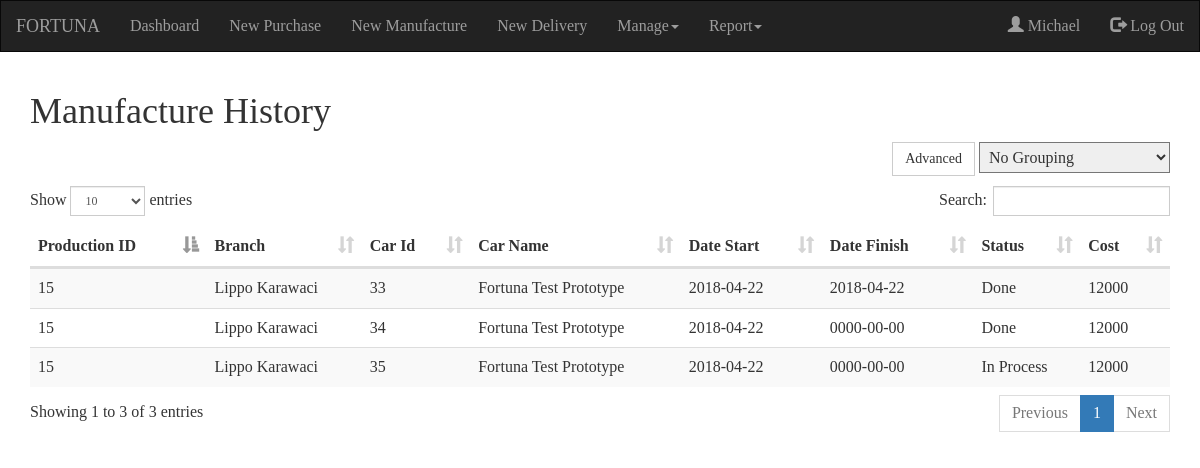
The page /hismanufacture.php (signed in) on the database its author committed.
### tables this page shows
CREATE TABLE `production` (
  `prodId` int(11) NOT NULL,
  `empId` varchar(20) NOT NULL,
  `braId` varchar(20) NOT NULL,
  `prodStart` date NOT NULL,
  `prodStatus` tinyint(4) NOT NULL
);

CREATE TABLE `productiondet` (
  `prodId` varchar(20) NOT NULL,
  `carId` varchar(20) NOT NULL,
  `prodDetFinish` date NOT NULL,
  `prodDetCost` int(11) NOT NULL,
  `prodDetStatus` tinyint(4) NOT NULL
);

CREATE TABLE `branch` (
  `braId` varchar(20) NOT NULL,
  `braName` varchar(30) NOT NULL,
  `braAddress` text NOT NULL,
  `braManager` varchar(20) NOT NULL,
  `braPhone` varchar(15) NOT NULL,
  `braMail` varchar(50) NOT NULL,
  `braStatus` tinyint(4) NOT NULL
);

CREATE TABLE `card` (
  `cardId` int(20) NOT NULL,
  `cardName` varchar(50) NOT NULL,
  `cardHeight` int(11) NOT NULL,
  `cardWidth` int(11) NOT NULL,
  `cardLength` int(11) NOT NULL,
  `cardType` varchar(20) NOT NULL,
  `cardWeight` int(11) NOT NULL,
  `cardPrice` int(11) NOT NULL,
  `cardAdded` date NOT NULL,
  `cardPhoto` varchar(30) NOT NULL,
  `cardStatus` tinyint(4) NOT NULL
);

### koneksi.php (called while the page is built, shortened)
<?php
$con=mysqli_connect('localhost', 'root', '', 'uas_pos');
function queryRun($query){
  global $con;
  $hello=mysqli_query($con, $query);
  return $hello;
}
function queryTable($query){
  $hello=mysqli_fetch_assoc($query);
  return $hello;
}
?>

### hismanufacture.php (the view, shortened to what this page needs)
<!DOCTYPE html>
<?php
if(isset($_SESSION['empId'])){
  ?>
<html lang="en">
<head>
  <link rel="stylesheet" href="https://maxcdn.bootstrapcdn.com/bootstrap/3.3.7/css/bootstrap.min.css">
  <link rel="stylesheet" href="css/css.css">
    <link rel=stylesheet href="css/daterangepicker.css">
    <link rel="stylesheet" href="css/dataTables.bootstrap.min.css">
</head>
<body>
    <?php
    include('koneksi.php');
    function showMan(){
        $query=queryRun("SELECT productiondet.prodId, production.braId, productiondet.carId, card.cardName, prodStart, prodDetFinish, prodDetStatus, braName, productiondet.prodDetCost FROM production, branch, productiondet, car, card WHERE production.braId=branch.braId AND productiondet.prodId=production.prodId AND productiondet.carId=car.carId AND car.cardId=card.cardId");
        while($hasil = queryTable($query)){
            $prodid=$hasil['prodId'];
            $cost=$hasil['prodDetCost'];
            $branch=$hasil['braName'];
            $carid=$hasil['carId'];
            $card=$hasil['cardName'];
            $start=$hasil['prodStart'];
            $finish=$hasil['prodDetFinish'];
            $status=$hasil['prodDetStatus'];
            $statuss="";
            if($status==1){
                $statuss="Done";
            }else if($status==2){
                $statuss="In Process";
            }else if($status==0){
                $statuss="Cancelled";
            }
            ?>
            <tr>
                <td><?php echo $prodid?></td>
                <td><?php echo $branch?></td>
                <td><?php echo $carid?></td>
                <td><?php echo $card?></td>
                <td><?php echo $start?></td>
                <td><?php echo $finish?></td>
                <td><?php echo $statuss?></td>
                <td><?php echo $cost?></td>
            </tr>
            <?php
        }
    }
    ?>
  <nav class="navbar navbar-inverse">
      <div class="container-fluid">
        <div class="navbar-header">
          <a class="navbar-brand" href="#">FORTUNA</a>
        </div>
        <ul class="nav navbar-nav">
          <li><a href="dashboard.php">Dashboard</a></li>
            <li><a href="newpurchase.php">New Purchase</a></li>
            <li><a href="newmanufactur.php">New Manufacture</a></li>
            <li><a href="newdelivery.php">New Delivery</a></li>
            <?php
              if($_SESSION['positionAccess'] <= 2){
                ?>
          <li class="dropdown"><a class="dropdown-toggle" data-toggle="dropdown"href="#">Manage<span class="caret"></span></a>
          </li>
            <?php
              }
            ?>
            <li class="dropdown"><a class="dropdown-toggle" data-toggle="dropdown"href="#">Report<span class="caret"></span></a>
          </li>
        </ul>
        <ul class="nav navbar-nav navbar-right">
          <li><a href="#"><span class="glyphicon glyphicon-user"></span> <?php echo $_SESSION['name']?></a> </li>
          <li><a href="login.php?logout=1"><span class="glyphicon glyphicon-log-out"></span> Log Out</a></li>
      </ul>
      </div>
    </nav>
<div class="container">
  <h1>Manufacture History</h1>
    <div class=text-right style=margin-bottom:10px>
        <button type="button" data-toggle="collapse" class="btn btn-default" data-target="#advanced">Advanced</button>
        <select id=grouping>
            <option value="none">No Grouping</option>
        </select>
      </div>
    <form method=POST>
        <table name=example1 id=example1 class="table table-striped">
            <thead>
                <tr>
                <th>Production ID</th>
                <th>Branch</th>
                <th>Car Id</th>
                <th>Car Name</th>
                <th>Date Start</th>
                <th>Date Finish</th>
                <th>Status</th>
                <th>Cost</th>
                </tr>
            </thead>
            <tbody>
                <?php showMan()?>
            </tbody>
        </table>
    </form>
</div>
</body>
</html>
<?php
}else{
  header("location:login.php?lfail=1");
} ?>

### css/css.css (style rules this page uses)
body { font-family: moon; font-size: 16px; }
option, select { padding: 5px; }
.navbar-brand { font-family: oneday; }
.nav { font-size: 16px; }

### hismanufacture.php (style rules this page uses)
* { border-radius: 0 !important; }

### rows shown on the page
production: productiondet.prodId "15", braId.braName "Lippo Karawaci", productiondet.carId "33", card.cardName "Fortuna Test Prototype", prodStart "2018-04-22", productiondet.prodDetFinish "2018-04-22", productiondet.prodDetStatus "Done", productiondet.prodDetCost "12000", productiondet.carId "34", productiondet.prodDetFinish "0000-00-00", productiondet.carId "35", productiondet.prodDetStatus "In Process"

### other values the page prints
$_SESSION['name'] "Michael"
